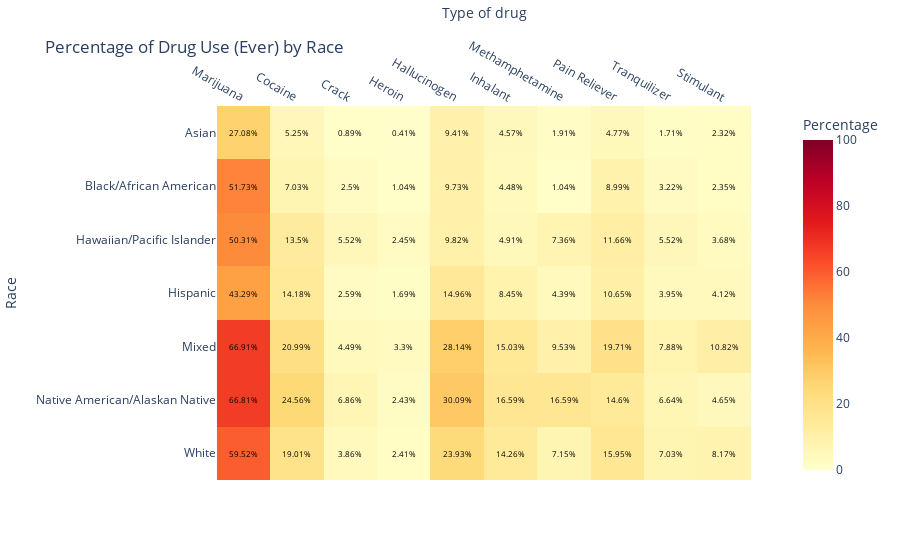

Notebook cell for this chart:
### Markdown cell above
This plot shows the percentage of people of different ethnicities that ever used a certain type of drug. On the y-axis, are the different types of ethnicities, and on the x-axis are different types of drugs. This plot shows that marijuana is by far the drug that most people have ever tried, and crack and heroin are the drug that the least people have ever used.  Native Americans seem to use some types of drugs the most out of all races: cocaine, crack, hallucinogen, inhalant, meth, and tranquilizers. According to a medically reviewed article by the American Addiction Center, this is a well-known problem among Native Americans. It could potentially be explained by historical trauma, violence (including high levels of gang violence, domestic violence, and sexual assault), poverty, high levels of unemployment, discrimination, racism, lack of health insurance, or low levels of attained education (Kaliszewski, M. (2022)). Another finding is that Asian people have tried a lot fewer drugs than other races.

### Code cell
df = pd.read_csv('NSDUH_Workforce_Adults.csv')

variables = ['marij_ever', 'cocaine_ever', 'crack_ever', 'heroin_ever', 'hallucinogen_ever',
             'inhalant_ever', 'meth_ever', 'painrelieve_ever', 'tranq_ever', 'stimulant_ever']

full_names = {
    'marij_ever': 'Marijuana',
    'cocaine_ever': 'Cocaine',
    'crack_ever': 'Crack',
    'heroin_ever': 'Heroin',
    'hallucinogen_ever': 'Hallucinogen',
    'inhalant_ever': 'Inhalant',
    'meth_ever': 'Methamphetamine',
    'painrelieve_ever': 'Pain Reliever',
    'tranq_ever': 'Tranquilizer',
    'stimulant_ever': 'Stimulant'
}

total_counts = df['race_str'].value_counts()

counts = df.groupby('race_str')[variables].sum()

counts = counts.rename(columns=full_names)

proportions = counts.div(total_counts, axis=0) * 100
proportions = proportions.round(2)

fig = px.imshow(proportions, labels=dict(x="Type of drug", y="Race", color="Percentage"),
                title="Percentage of Drug Use (Ever) by Race", color_continuous_scale='YlOrRd',
                zmin=0, zmax=100)

annotations = []
for i in range(len(proportions)):
    for j in range(len(proportions.columns)):
        annotations.append(dict(
            x=j,
            y=i,
            text=str(proportions.iloc[i, j]) + '%',
            showarrow=False,
            font=dict(color='black', size=8)  
        ))

fig.update_layout(annotations=annotations)
fig.update_xaxes(side="top")

fig.show()

### Figure 1 — Plotly figure (JSON) as saved in the notebook; plotly's stock layout.template omitted (floating-point values rounded to 4 significant figures)
{"data": [{"coloraxis": "coloraxis", "hovertemplate": "Type of drug: %{x}<br>Race: %{y}<br>Percentage: %{z}<extra></extra>", "name": "0", "type": "heatmap", "x": ["Marijuana", "Cocaine", "Crack", "Heroin", "Hallucinogen", "Inhalant", "Methamphetamine", "Pain Reliever", "Tranquilizer", "Stimulant"], "xaxis": "x", "y": ["Asian", "Black/African American", "Hawaiian/Pacific Islander", "Hispanic", "Mixed", "Native American/Alaskan Native", "White"], "yaxis": "y", "z": [[27.08, 5.25, 0.89, 0.41, 9.41, 4.57, 1.91, 4.77, 1.71, 2.32], [51.73, 7.03, 2.5, 1.04, 9.73, 4.48, 1.04, 8.99, 3.22, 2.35], [50.31, 13.5, 5.52, 2.45, 9.82, 4.91, 7.36, 11.66, 5.52, 3.68], [43.29, 14.18, 2.59, 1.69, 14.96, 8.45, 4.39, 10.65, 3.95, 4.12], [66.91, 20.99, 4.49, 3.3, 28.14, 15.03, 9.53, 19.71, 7.88, 10.82], [66.81, 24.56, 6.86, 2.43, 30.09, 16.59, 16.59, 14.6, 6.64, 4.65], [59.52, 19.01, 3.86, 2.41, 23.93, 14.26, 7.15, 15.95, 7.03, 8.17]]}], "layout": {"annotations": [{"font": {"color": "black", "size": 8}, "showarrow": false, "text": "27.08%", "x": 0, "y": 0}, {"font": {"color": "black", "size": 8}, "showarrow": false, "text": "5.25%", "x": 1, "y": 0}, {"font": {"color": "black", "size": 8}, "showarrow": false, "text": "0.89%", "x": 2, "y": 0}, {"font": {"color": "black", "size": 8}, "showarrow": false, "text": "0.41%", "x": 3, "y": 0}, {"font": {"color": "black", "size": 8}, "showarrow": false, "text": "9.41%", "x": 4, "y": 0}, {"font": {"color": "black", "size": 8}, "showarrow": false, "text": "4.57%", "x": 5, "y": 0}, {"font": {"color": "black", "size": 8}, "showarrow": false, "text": "1.91%", "x": 6, "y": 0}, {"font": {"color": "black", "size": 8}, "showarrow": false, "text": "4.77%", "x": 7, "y": 0}, {"font": {"color": "black", "size": 8}, "showarrow": false, "text": "1.71%", "x": 8, "y": 0}, {"font": {"color": "black", "size": 8}, "showarrow": false, "text": "2.32%", "x": 9, "y": 0}, {"font": {"color": "black", "size": 8}, "showarrow": false, "text": "51.73%", "x": 0, "y": 1}, {"font": {"color": "black", "size": 8}, "showarrow": false, "text": "7.03%", "x": 1, "y": 1}, {"font": {"color": "black", "size": 8}, "showarrow": false, "text": "2.5%", "x": 2, "y": 1}, {"font": {"color": "black", "size": 8}, "showarrow": false, "text": "1.04%", "x": 3, "y": 1}, {"font": {"color": "black", "size": 8}, "showarrow": false, "text": "9.73%", "x": 4, "y": 1}, {"font": {"color": "black", "size": 8}, "showarrow": false, "text": "4.48%", "x": 5, "y": 1}, {"font": {"color": "black", "size": 8}, "showarrow": false, "text": "1.04%", "x": 6, "y": 1}, {"font": {"color": "black", "size": 8}, "showarrow": false, "text": "8.99%", "x": 7, "y": 1}, {"font": {"color": "black", "size": 8}, "showarrow": false, "text": "3.22%", "x": 8, "y": 1}, {"font": {"color": "black", "size": 8}, "showarrow": false, "text": "2.35%", "x": 9, "y": 1}, {"font": {"color": "black", "size": 8}, "showarrow": false, "text": "50.31%", "x": 0, "y": 2}, {"font": {"color": "black", "size": 8}, "showarrow": false, "text": "13.5%", "x": 1, "y": 2}, {"font": {"color": "black", "size": 8}, "showarrow": false, "text": "5.52%", "x": 2, "y": 2}, {"font": {"color": "black", "size": 8}, "showarrow": false, "text": "2.45%", "x": 3, "y": 2}, {"font": {"color": "black", "size": 8}, "showarrow": false, "text": "9.82%", "x": 4, "y": 2}, {"font": {"color": "black", "size": 8}, "showarrow": false, "text": "4.91%", "x": 5, "y": 2}, {"font": {"color": "black", "size": 8}, "showarrow": false, "text": "7.36%", "x": 6, "y": 2}, {"font": {"color": "black", "size": 8}, "showarrow": false, "text": "11.66%", "x": 7, "y": 2}, {"font": {"color": "black", "size": 8}, "showarrow": false, "text": "5.52%", "x": 8, "y": 2}, {"font": {"color": "black", "size": 8}, "showarrow": false, "text": "3.68%", "x": 9, "y": 2}, {"font": {"color": "black", "size": 8}, "showarrow": false, "text": "43.29%", "x": 0, "y": 3}, {"font": {"color": "black", "size": 8}, "showarrow": false, "text": "14.18%", "x": 1, "y": 3}, {"font": {"color": "black", "size": 8}, "showarrow": false, "text": "2.59%", "x": 2, "y": 3}, {"font": {"color": "black", "size": 8}, "showarrow": false, "text": "1.69%", "x": 3, "y": 3}, {"font": {"color": "black", "size": 8}, "showarrow": false, "text": "14.96%", "x": 4, "y": 3}, {"font": {"color": "black", "size": 8}, "showarrow": false, "text": "8.45%", "x": 5, "y": 3}, {"font": {"color": "black", "size": 8}, "showarrow": false, "text": "4.39%", "x": 6, "y": 3}, {"font": {"color": "black", "size": 8}, "showarrow": false, "text": "10.65%", "x": 7, "y": 3}, {"font": {"color": "black", "size": 8}, "showarrow": false, "text": "3.95%", "x": 8, "y": 3}, {"font": {"color": "black", "size": 8}, "showarrow": false, "text": "4.12%", "x": 9, "y": 3}, {"font": {"color": "black", "size": 8}, "showarrow": false, "text": "66.91%", "x": 0, "y": 4}, {"font": {"color": "black", "size": 8}, "showarrow": false, "text": "20.99%", "x": 1, "y": 4}, {"font": {"color": "black", "size": 8}, "showarrow": false, "text": "4.49%", "x": 2, "y": 4}, {"font": {"color": "black", "size": 8}, "showarrow": false, "text": "3.3%", "x": 3, "y": 4}, {"font": {"color": "black", "size": 8}, "showarrow": false, "text": "28.14%", "x": 4, "y": 4}, {"font": {"color": "black", "size": 8}, "showarrow": false, "text": "15.03%", "x": 5, "y": 4}, {"font": {"color": "black", "size": 8}, "showarrow": false, "text": "9.53%", "x": 6, "y": 4}, {"font": {"color": "black", "size": 8}, "showarrow": false, "text": "19.71%", "x": 7, "y": 4}, {"font": {"color": "black", "size": 8}, "showarrow": false, "text": "7.88%", "x": 8, "y": 4}, {"font": {"color": "black", "size": 8}, "showarrow": false, "text": "10.82%", "x": 9, "y": 4}, {"font": {"color": "black", "size": 8}, "showarrow": false, "text": "66.81%", "x": 0, "y": 5}, {"font": {"color": "black", "size": 8}, "showarrow": false, "text": "24.56%", "x": 1, "y": 5}, {"font": {"color": "black", "size": 8}, "showarrow": false, "text": "6.86%", "x": 2, "y": 5}, {"font": {"color": "black", "size": 8}, "showarrow": false, "text": "2.43%", "x": 3, "y": 5}, {"font": {"color": "black", "size": 8}, "showarrow": false, "text": "30.09%", "x": 4, "y": 5}, {"font": {"color": "black", "size": 8}, "showarrow": false, "text": "16.59%", "x": 5, "y": 5}, {"font": {"color": "black", "size": 8}, "showarrow": false, "text": "16.59%", "x": 6, "y": 5}, {"font": {"color": "black", "size": 8}, "showarrow": false, "text": "14.6%", "x": 7, "y": 5}, {"font": {"color": "black", "size": 8}, "showarrow": false, "text": "6.64%", "x": 8, "y": 5}, {"font": {"color": "black", "size": 8}, "showarrow": false, "text": "4.65%", "x": 9, "y": 5}, {"font": {"color": "black", "size": 8}, "showarrow": false, "text": "59.52%", "x": 0, "y": 6}, {"font": {"color": "black", "size": 8}, "showarrow": false, "text": "19.01%", "x": 1, "y": 6}, {"font": {"color": "black", "size": 8}, "showarrow": false, "text": "3.86%", "x": 2, "y": 6}, {"font": {"color": "black", "size": 8}, "showarrow": false, "text": "2.41%", "x": 3, "y": 6}, {"font": {"color": "black", "size": 8}, "showarrow": false, "text": "23.93%", "x": 4, "y": 6}, {"font": {"color": "black", "size": 8}, "showarrow": false, "text": "14.26%", "x": 5, "y": 6}, {"font": {"color": "black", "size": 8}, "showarrow": false, "text": "7.15%", "x": 6, "y": 6}, {"font": {"color": "black", "size": 8}, "showarrow": false, "text": "15.95%", "x": 7, "y": 6}, {"font": {"color": "black", "size": 8}, "showarrow": false, "text": "7.03%", "x": 8, "y": 6}, {"font": {"color": "black", "size": 8}, "showarrow": false, "text": "8.17%", "x": 9, "y": 6}], "coloraxis": {"cmax": 100, "cmin": 0, "colorbar": {"title": {"text": "Percentage"}}, "colorscale": [[0, "rgb(255,255,204)"], [0.125, "rgb(255,237,160)"], [0.25, "rgb(254,217,118)"], [0.375, "rgb(254,178,76)"], [0.5, "rgb(253,141,60)"], [0.625, "rgb(252,78,42)"], [0.75, "rgb(227,26,28)"], [0.875, "rgb(189,0,38)"], [1, "rgb(128,0,38)"]]}, "title": {"text": "Percentage of Drug Use (Ever) by Race"}, "xaxis": {"anchor": "y", "constrain": "domain", "domain": [0, 1], "scaleanchor": "y", "side": "top", "title": {"text": "Type of drug"}}, "yaxis": {"anchor": "x", "autorange": "reversed", "constrain": "domain", "domain": [0, 1], "title": {"text": "Race"}}}}
